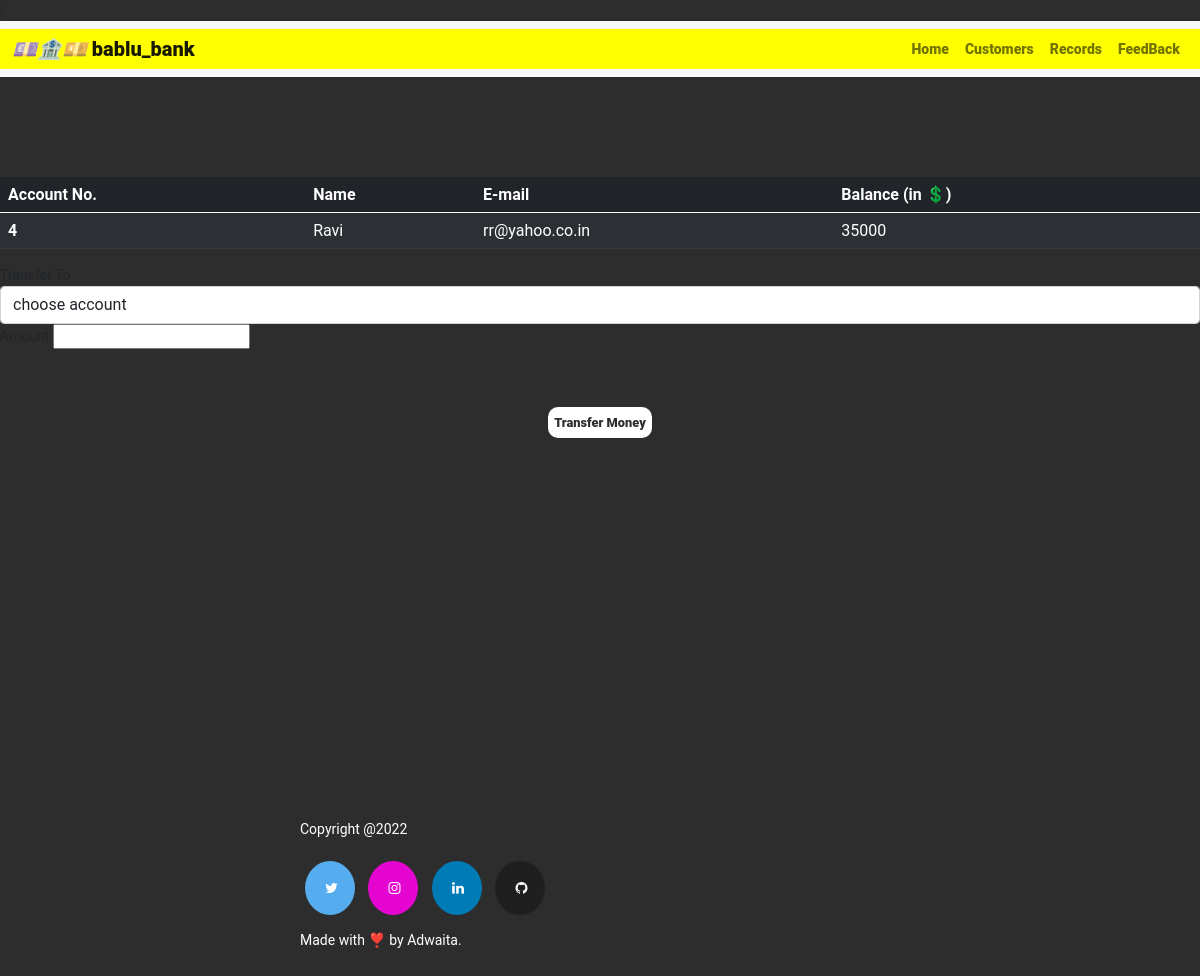
The app's page /userDetails.php?id=4 with its own data.
### tables this page shows
create table user_info_1 (
    id int(11) not null,
    name varchar(25) not null,
    email varchar(25) not null,
    balance float not null,
    primary key (id)
);

### userDetails.php (the view, shortened to what this page needs)
<!doctype html>
<html lang="en">
<head>
    <link href="https://cdn.jsdelivr.net/npm/bootstrap@5.0.2/dist/css/bootstrap.min.css" rel="stylesheet">
    <link rel="stylesheet" href="./css/index.css">
    <link rel="stylesheet" href="https://cdnjs.cloudflare.com/ajax/libs/font-awesome/4.7.0/css/font-awesome.min.css">
</head>
<body>
    <nav class="navbar navbar-expand-lg navbar-light bg-light">
        <div class="container-fluid">
            <a class="navbar-brand" href="#"> <i>💷🏦💴</i> bablu_bank</a>
            <div class="collapse navbar-collapse" id="navbarContent">
                <ul class="navbar-nav">
                    <li class="nav-item">
                        <a class="nav-link aria-current=" page" active" href="index.php">Home</a>
                    </li>
                    <li class="nav-item">
                        <a class="nav-link" aria-current="page" href="customers.php">Customers</a>
                    </li>
                    <li class="nav-item">
                        <a class="nav-link" aria-current="page" href="transactions.php">Records</a>
                    </li>
                    <li class="nav-item">
                        <a class="nav-link" aria-current="page" href="#">FeedBack</a>
                    </li>
                </ul>
            </div>
        </div>
    </nav>
    <?php
    include 'config.php';
    $sid = $_GET['id'];
    $sql = "SELECT * FROM user_info_1 where id=$sid";
    $result = mysqli_query($conn, $sql);
    $rows = mysqli_fetch_assoc($result);
    ?>
    <form action="" method="post" name="tab">
        <div class="container-main">
            <table class="table table-striped table-dark">
                <thead>
                    <tr>
                        <th scope="col">Account No.</th>
                        <th scope="col">Name</th>
                        <th scope="col">E-mail</th>
                        <th scope="col">Balance (in 💲)</th>
                    </tr>
                </thead>
                <tbody>
                    <tr>
                        <th scope="row"><?php echo $rows['id'] ?></th>
                        <td><?php echo $rows['name'] ?></td>
                        <td><?php echo $rows['email'] ?></td>
                        <td><?php echo $rows['balance'] ?></td>
                    </tr>
                </tbody>
            </table>
        </div>
        <div class="transact">
            <label for="">Transfer To</label>
            <select class="form-control" name="to" id="" required>
                <option value="" disabled selected>choose account</option>
            </select>
            <label for="">Amount</label>
            <input type="number" name="amount" required>
            <br><br><br>
            <div class="text-center">
                <button id="btn" class="btn mt-3" name="submit" type="submit">Transfer Money</button>
            </div>
        </div>
    </form>
    <footer>
        <div class="container-bottom">
            <div class="row">
                <div class="col-md-6">
                    <p class="end">Copyright @2022 </p>
                    <a href="#" class="fa fa-twitter"></a>
                    <a href="#" class="fa fa-instagram"></a>
                    <a href="#" class="fa fa-linkedin"></a>
                    <a href="#" class="fa fa-github"></a>
                    <p>Made with ❣️ by Adwaita.</p>
                </div>
    </footer>
</body>
</html>

### css/index.css (style rules this page uses)
* { margin: 0; padding: 0; box-sizing: border-box; }
body { font-family: 'Roboto', sans-serif; font-size: 14px; background: #2d2d2d; }
.navbar-nav { float: left; }
.row { width: 100%; height: 100%; display: flex; flex-direction: row; justify-content: space-around; align-items: center; margin-top: 50px; color: #fff; }
.row p { margin-top: 10px; }
.row a { margin: 5px; }
.fa { padding: 20px; font-size: 25px; width: 50px; text-align: center; text-decoration: none; border-radius: 50%; }
.fa-twitter { background: #55ACEE; color: white; }
.fa-linkedin { background: #007bb5; color: white; }
.fa-instagram { background: #e405d1; color: white; }
.fa-github { background: #1f1f1f; color: white; }
.container-fluid a { font-weight: 800; }
.container-fluid { background-color: yellow; }

### userDetails.php (style rules this page uses)
.container-fluid a { font-weight: 800; }
.container-fluid { background-color: yellow; }
.container-main { margin-top: 100px; }
#btn { padding: 5px; background-color: #fff; color: #2d2d2d; font-size: 0.8rem; font-weight: 800; border-radius: 10px; }

### records on screen
user_info_1: id "4", name "Ravi", email "rr@yahoo.co.in", balance "35000"
